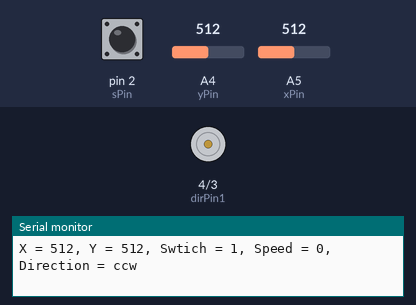
Recording of a sketch running on a simulated Arduino Uno, built with avr-gcc and run on an emulated ATmega328P. Shown: motor-driver pin pairs drawn as motors (green arrow = first pin HIGH = forward, orange = second pin HIGH = backward, longer = more drive, scaled by the enable pin), the last lines printed to the serial monitor. The test bench sets the inputs (shaded band); at power-on: A5 (xPin) = 512, A4 (yPin) = 512, pin 2 (sPin) HIGH.

Above: at 1.2 s.
1.3 s: A5 (xPin) set to 716
At 2.5 s:
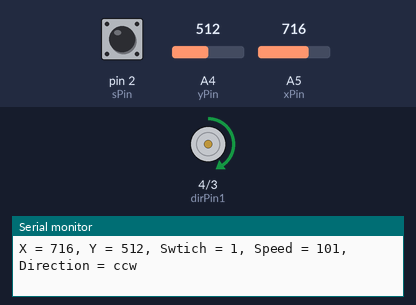
2.8 s: A5 (xPin) set to 511
At 3.5 s:
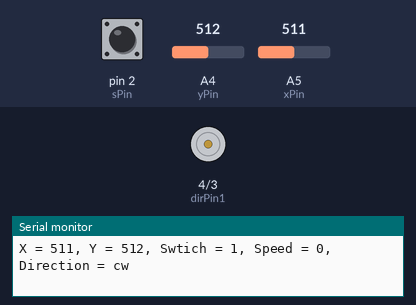
4.3 s: A5 (xPin) set to 512
7.3 s: A5 (xPin) set to 306
At 8.2 s:
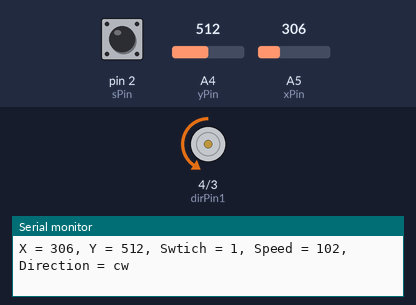
8.8 s: A5 (xPin) set to 522
At 9.3 s:
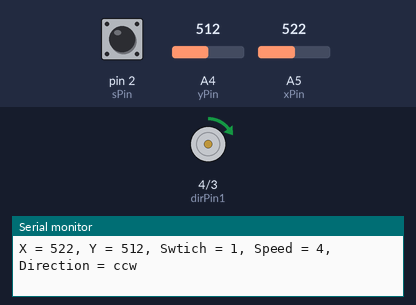
10.3 s: A4 (yPin) set to 109
13.3 s: A4 (yPin) set to 92
Timing chart, 0 to 16.3 s (numbered marks = the images above; inputs shaded):
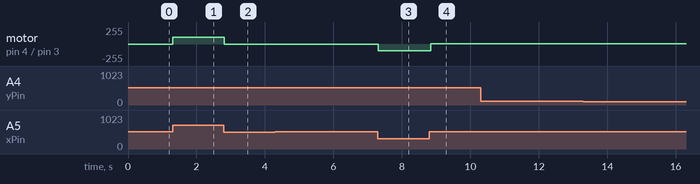

The sketch:

DCMotorJoystick.ino
```cpp
// motor pins and vals
const int speedPin = 5;
const int dirPin1 = 4;
const int dirPin2 = 3;
int mSpeed; // 0 ~ 255
String mDir;

// joystick pins and vals
const int xPin = A5;
const int yPin = A4;
const int sPin = 2;
int xVal, yVal, sVal;

int dt = 50;

void setup() {
  // motor setup
  pinMode(speedPin, OUTPUT);
  pinMode(dirPin1, OUTPUT);
  pinMode(dirPin2, OUTPUT);

  // joystick setup
  pinMode(xPin, INPUT);
  pinMode(yPin, INPUT);
  pinMode(sPin, INPUT);
  digitalWrite(sPin, HIGH);

  Serial.begin(9600);
}

void loop() {
  // joystick read
  xVal = analogRead(xPin);
  yVal = analogRead(yPin);
  sVal = digitalRead(sPin); // not pressed = 1, pressed = 0

  if (xVal < 512) {
    // clockwise
    digitalWrite(dirPin1, LOW);
    digitalWrite(dirPin2, HIGH);
    // set speed
    mSpeed = xVal * (-255. / 512.) + 255.;
    mDir = "cw";
    analogWrite(speedPin, mSpeed);
  }
  if (xVal >= 512) {
    // counter clockwise
    digitalWrite(dirPin1, HIGH);
    digitalWrite(dirPin2, LOW);
    // set speed
    mSpeed = xVal * (255. / 512.) - 255.;
    mDir = "ccw";
    analogWrite(speedPin, mSpeed);
  }

  Serial.print("X = ");
  Serial.print(xVal);

  Serial.print(", Y = ");
  Serial.print(yVal);

  Serial.print(", Swtich = ");
  Serial.print(sVal);

  Serial.print(", Speed = ");
  Serial.print(mSpeed);

  Serial.print(", Direction = ");
  Serial.println(mDir);

  delay(dt);
}
```

Measured:
- after the input at 1.3 s, motor on pin 4 (dirPin1) / pin 3 (dirPin2): stopped → forward 101/255 at once
- after the input at 2.8 s, motor on pin 4 (dirPin1) / pin 3 (dirPin2): forward 101/255 → stopped at once
- after the input at 7.3 s, motor on pin 4 (dirPin1) / pin 3 (dirPin2): stopped → backward 102/255 at once
- after the input at 8.8 s, motor on pin 4 (dirPin1) / pin 3 (dirPin2): backward 102/255 → forward 4/255 at once
